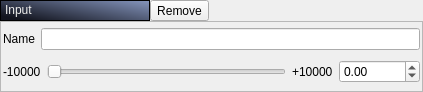
<?xml version="1.0" encoding="UTF-8"?>
<ui version="4.0">
 <class>InputPanel</class>
 <widget class="QWidget" name="InputPanel">
  <property name="geometry">
   <rect>
    <x>0</x>
    <y>0</y>
    <width>423</width>
    <height>92</height>
   </rect>
  </property>
  <property name="windowTitle">
   <string>Form</string>
  </property>
  <layout class="QVBoxLayout" name="verticalLayout_2">
   <property name="spacing">
    <number>0</number>
   </property>
   <property name="leftMargin">
    <number>0</number>
   </property>
   <property name="topMargin">
    <number>0</number>
   </property>
   <property name="rightMargin">
    <number>0</number>
   </property>
   <property name="bottomMargin">
    <number>0</number>
   </property>
   <item>
    <layout class="QHBoxLayout" name="horizontalLayout_4">
     <item>
      <widget class="QFrame" name="frame_2">
       <property name="minimumSize">
        <size>
         <width>150</width>
         <height>0</height>
        </size>
       </property>
       <property name="styleSheet">
        <string notr="true">.QFrame {background-color: qlineargradient(spread:pad, x1:0, y1:0.739, x2:0.965174, y2:0.034, stop:0 rgba(19, 21, 31, 255), stop:1 rgba(130, 146, 185, 255))}</string>
       </property>
       <property name="frameShape">
        <enum>QFrame::StyledPanel</enum>
       </property>
       <property name="frameShadow">
        <enum>QFrame::Plain</enum>
       </property>
       <layout class="QHBoxLayout" name="horizontalLayout_3">
        <property name="leftMargin">
         <number>4</number>
        </property>
        <property name="topMargin">
         <number>1</number>
        </property>
        <property name="rightMargin">
         <number>60</number>
        </property>
        <property name="bottomMargin">
         <number>1</number>
        </property>
        <item>
         <widget class="QLabel" name="label_4">
          <property name="sizePolicy">
           <sizepolicy hsizetype="Preferred" vsizetype="Fixed">
            <horstretch>0</horstretch>
            <verstretch>0</verstretch>
           </sizepolicy>
          </property>
          <property name="styleSheet">
           <string notr="true">color: rgb(238, 238, 236);
font: 12pt &quot;Sans&quot;;</string>
          </property>
          <property name="text">
           <string>Input</string>
          </property>
         </widget>
        </item>
       </layout>
      </widget>
     </item>
     <item>
      <widget class="QToolButton" name="remove">
       <property name="text">
        <string>Remove</string>
       </property>
       <property name="icon">
        <iconset resource="../../icons.qrc">
         <normaloff>:/icon/remove</normaloff>:/icon/remove</iconset>
       </property>
      </widget>
     </item>
     <item>
      <spacer name="horizontalSpacer">
       <property name="orientation">
        <enum>Qt::Horizontal</enum>
       </property>
       <property name="sizeHint" stdset="0">
        <size>
         <width>40</width>
         <height>20</height>
        </size>
       </property>
      </spacer>
     </item>
    </layout>
   </item>
   <item>
    <widget class="QFrame" name="frame">
     <property name="frameShape">
      <enum>QFrame::StyledPanel</enum>
     </property>
     <property name="frameShadow">
      <enum>QFrame::Raised</enum>
     </property>
     <layout class="QVBoxLayout" name="verticalLayout">
      <property name="leftMargin">
       <number>2</number>
      </property>
      <property name="topMargin">
       <number>2</number>
      </property>
      <property name="rightMargin">
       <number>2</number>
      </property>
      <property name="bottomMargin">
       <number>2</number>
      </property>
      <item>
       <layout class="QHBoxLayout" name="horizontalLayout_2">
        <item>
         <widget class="QLabel" name="label">
          <property name="text">
           <string>Name</string>
          </property>
         </widget>
        </item>
        <item>
         <widget class="QLineEdit" name="name"/>
        </item>
       </layout>
      </item>
      <item>
       <layout class="QHBoxLayout" name="horizontalLayout">
        <item>
         <widget class="QLabel" name="min">
          <property name="text">
           <string>-10000</string>
          </property>
         </widget>
        </item>
        <item>
         <widget class="QSlider" name="slider">
          <property name="minimumSize">
           <size>
            <width>200</width>
            <height>0</height>
           </size>
          </property>
          <property name="orientation">
           <enum>Qt::Horizontal</enum>
          </property>
         </widget>
        </item>
        <item>
         <widget class="QLabel" name="max">
          <property name="text">
           <string>+10000</string>
          </property>
         </widget>
        </item>
        <item>
         <widget class="QDoubleSpinBox" name="spinBox">
          <property name="minimum">
           <double>-10000.000000000000000</double>
          </property>
          <property name="maximum">
           <double>10000.000000000000000</double>
          </property>
         </widget>
        </item>
       </layout>
      </item>
     </layout>
    </widget>
   </item>
  </layout>
 </widget>
 <resources>
  <include location="../../icons.qrc"/>
 </resources>
 <connections/>
</ui>
